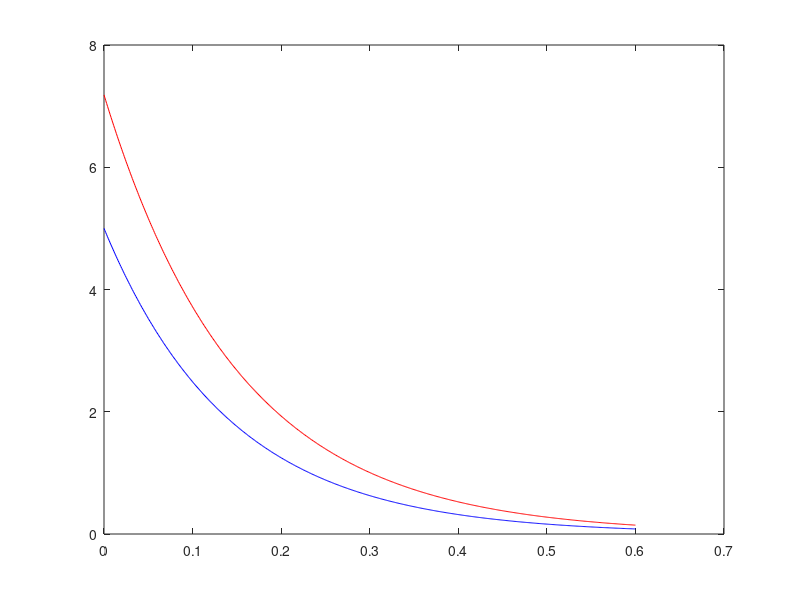

Write the MATLAB code that produced this figure.
clear all

% Init of the system
A = [-5 0; 1 -8]
B = [1; 0]

% Test controllability
Wc = [B A*B]
if det(Wc) == 0
    fprintf('Uncontrollable')
end

% expensive state changes
% Define Q and R
% bigger Q comes faster poles. Q defines the weights on the sates.

% expensive control
% bigger R slower the poles. R defines the weights on the control input.
Q1 = [10 0; 0 100]
R1 = 1

%% Control Design
K = lqr(A, B, Q1, R1)
% position eigenvalues control
lc = eig(A-B*K)

%% Close loop without observer
Ts = 0.001
Ac12 = [A-B*K]
eso12 = expm(Ac12*Ts)

% initial condition
x2(:,1) = [5; 5]

%% Plot the transient response
npoints = 600;
for i=1:npoints
    t(i) = (i-1)*Ts;
    x2(:, i+1) = eso12*x2(:, i);
    u(i) = K*x2(:, i);
end
t(i+1) = npoints*Ts;
u(i+1) = K*x2(:,i+1);

plot(t, x2(2,:), 'b', t, u, 'r')